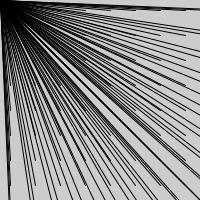
Frame 1 (no input)
Frame 60 (the mouse pressed at the canvas centre just before this capture): identical to frame 1, image omitted
Frame 120 (the mouse held since frame 60 and released just before this capture): identical to frame 1, image omitted

The Processing sketch that drew this single still picture (run headless with seeded random() and noise(); from frame 60 on, the mouse is pressed at the canvas centre):

// Processing sketch: processing_93129
// ── processing_93129.pde

//Emanuele S. Reis - Exercícios linhas 1

void setup (){
size (200,200);
background (255);
}

void draw()
{
  
  background(204);
  strokeWeight (1);
  for (int mouseX=10; mouseX <250; mouseX=mouseX+25) 
  for (int mouseY= 10; mouseY <250; mouseY= mouseY+25)
  line(0,0, mouseX, mouseY);
   
 
}
